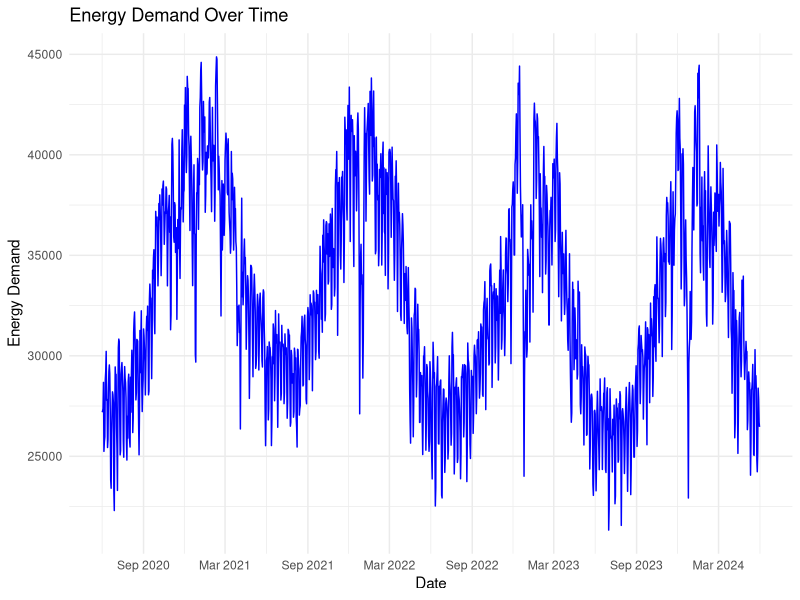
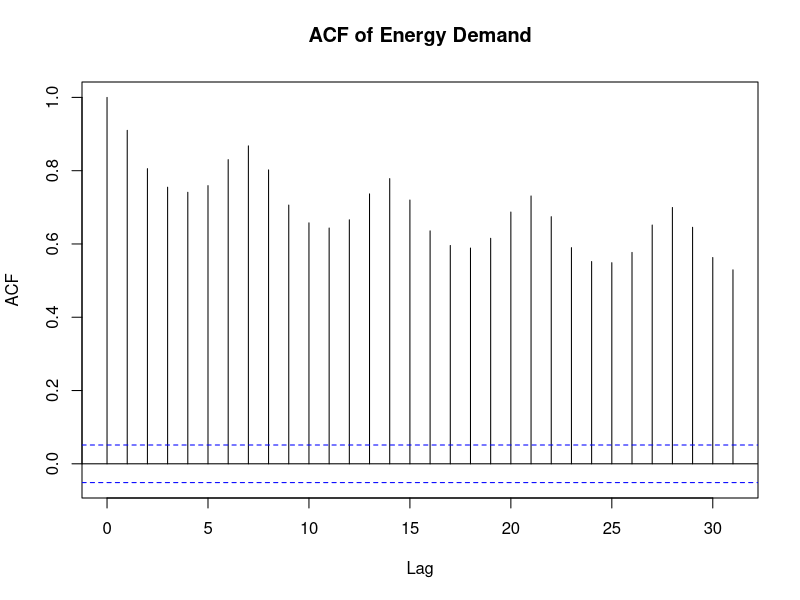
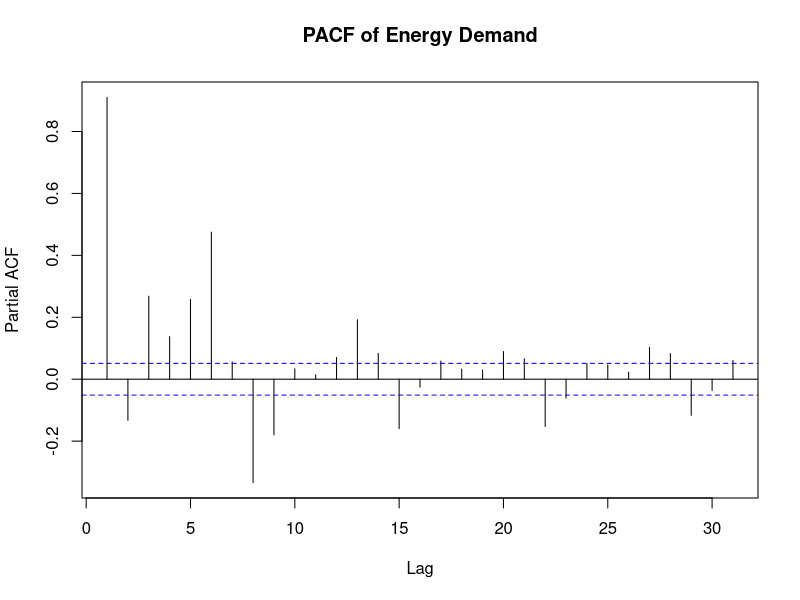
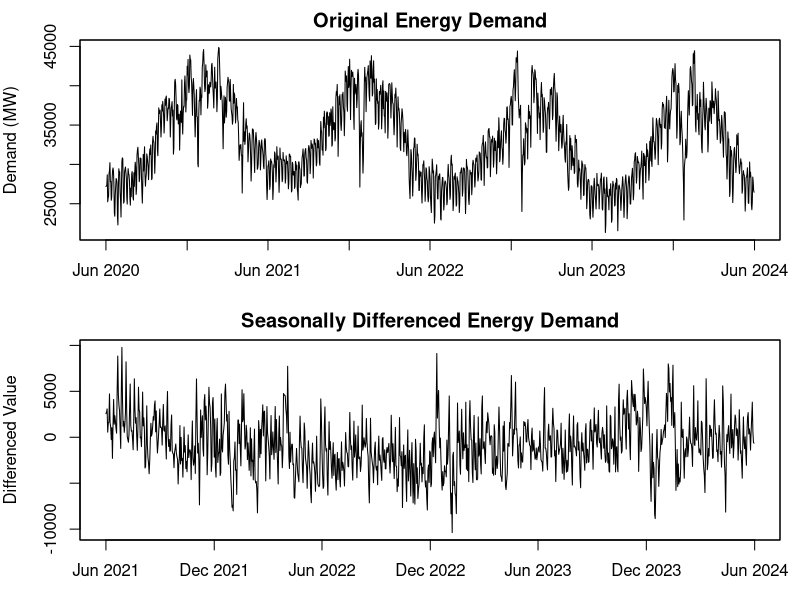
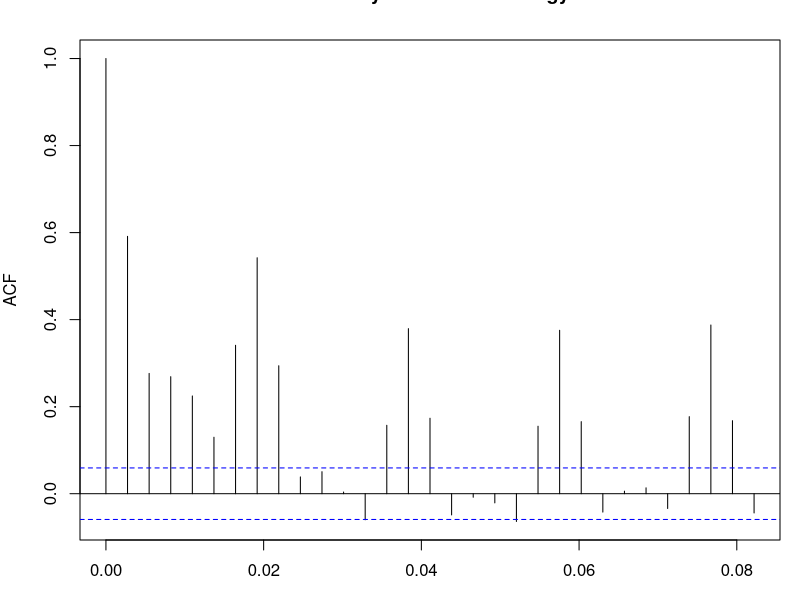
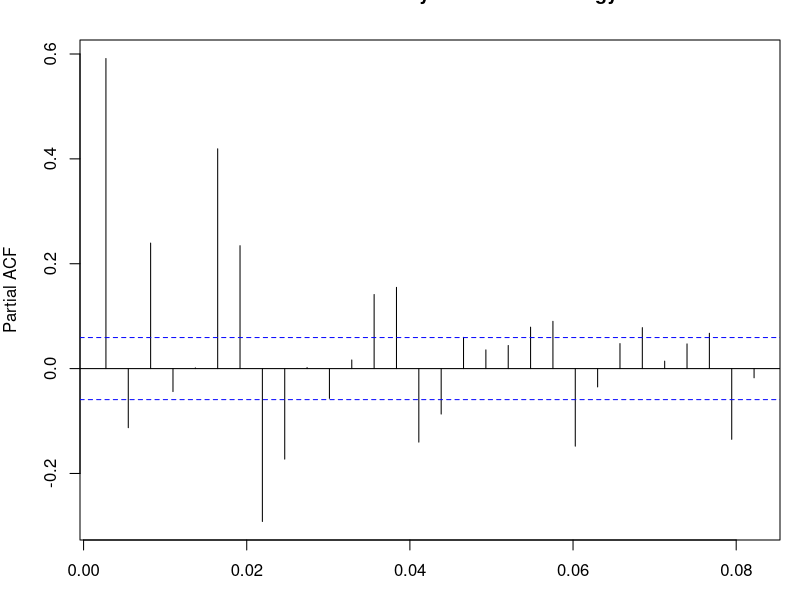
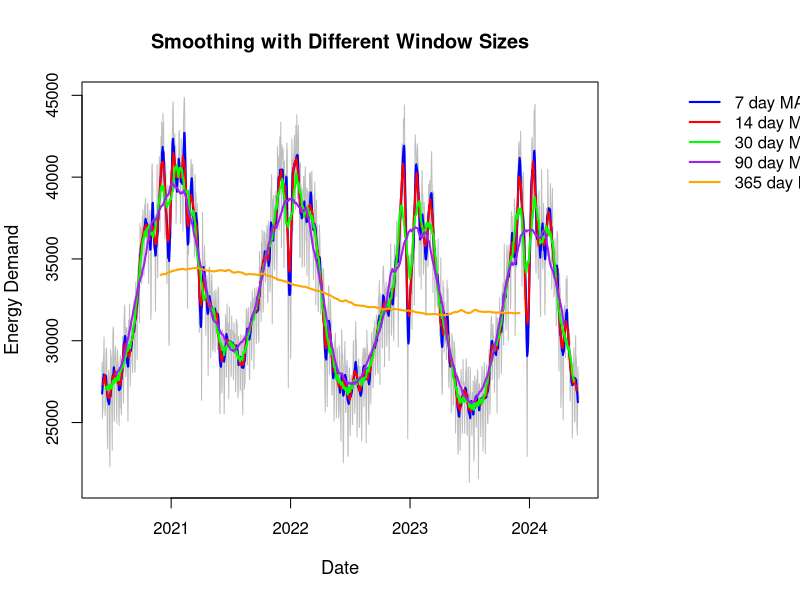
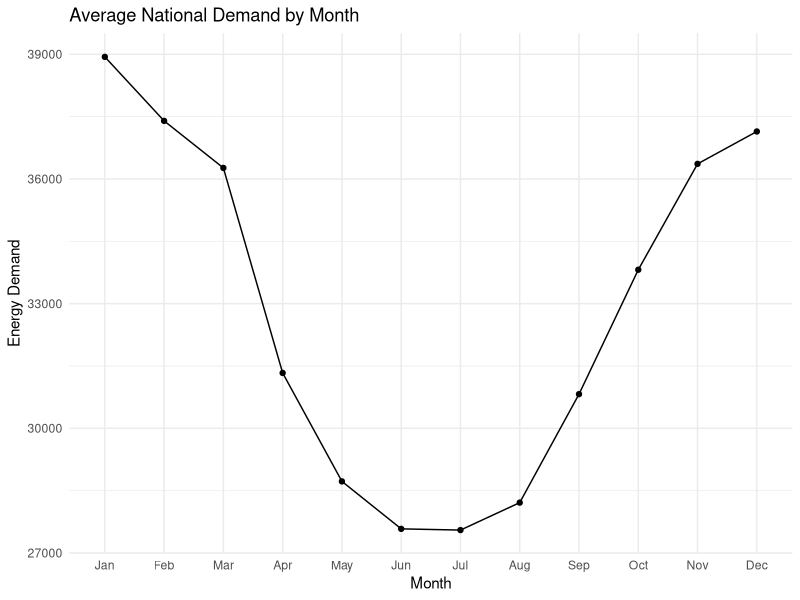

Write R code to recreate these figures, in order.
## ---- chunk 1
knitr::opts_chunk$set(echo = TRUE)
## ---- chunk 2

library(ggplot2)
library(tseries)
library(zoo)
library(forecast)
library(lubridate)

## ---- chunk 3

data <- read.csv("energy_demand_uk.csv")

data$date <- as.Date(data$date, format="%Y-%m-%d")

data$year <- year(data$date)
data$month <- month(data$date, label=TRUE)
data$day_of_week <- wday(data$date, label=TRUE)

head(data)
summary(data)

## ---- chunk 4

ggplot(data, aes(x = date, y = national_demand)) +
  geom_line(color = "blue") +
  labs(title = "Energy Demand Over Time", x = "Date", y = "Energy Demand") + 
  theme_minimal() +
  scale_x_date(date_breaks = "6 months", date_labels = "%b %Y")

## ---- chunk 5
adf_test <- adf.test(data$national_demand)
print(adf_test)
## ---- chunk 6
acf(data$national_demand, main = "ACF of Energy Demand")
## ---- chunk 7
pacf(data$national_demand, main = "PACF of Energy Demand")
## ---- chunk 8
ts_data <- ts(data$national_demand, start = c(2020, 6), frequency = 365)
seasonal_diff <- diff(ts_data, lag = 365)
seasonal_diff_ts <- ts(seasonal_diff, start = c(2021, 6), frequency = 365)

start_date <- as.Date("2020-06-01")
dates_original <- seq(start_date, by = "day", length.out = length(ts_data))
dates_diff <- seq(start_date + 365, by = "day", length.out = length(seasonal_diff_ts))


z_data <- zoo(coredata(ts_data), dates_original)
z_diff <- zoo(coredata(seasonal_diff_ts), dates_diff)


par(mfrow = c(2, 1), mar = c(3, 4, 2, 1))


plot(z_data, main = "Original Energy Demand", ylab = "Demand (MW)", 
     xaxt = "n", xlab = "")
axis.Date(1, at = seq(as.Date("2020-06-01"), as.Date("2024-06-01"), 
          by = "6 months"), format = "%b %Y", las = 1)

plot(z_diff, main = "Seasonally Differenced Energy Demand", 
     ylab = "Differenced Value", xaxt = "n", xlab = "")
axis.Date(1, at = seq(as.Date("2021-06-01"), as.Date("2024-06-01"), 
          by = "6 months"), format = "%b %Y", las = 1)

mtext("Time", side = 1, line = 3.5, outer = TRUE)
par(mfrow = c(1, 1))
## ---- chunk 9
adf_diff <- adf.test(seasonal_diff)
print(adf_diff)
## ---- chunk 10
acf(seasonal_diff, main = "ACF of Seasonally Differenced Energy Demand")
## ---- chunk 11
pacf(seasonal_diff, main = "PACF of Seasonally Differenced Energy")
## ---- chunk 12
windows <- c(7, 14, 30, 90, 365)
colors <- c("blue", "red", "green", "purple", "orange")

par(mar = c(5, 4, 4, 10) + 0.1)  


plot(data$date, data$national_demand, type = "l", col = "gray", lwd = 1, 
     main = "Smoothing with Different Window Sizes", 
     xlab = "Date", ylab = "Energy Demand", 
     cex.main = 1.2, cex.lab = 1.1, cex.axis = 1.0)


for (i in 1:length(windows)) {
  ma <- rollmean(data$national_demand, k = windows[i], fill = NA, align = "center")
  lines(data$date, ma, col = colors[i], lwd = 2)
}


par(xpd = TRUE) 
legend("topright", inset = c(-0.45, 0), legend = paste(windows, "day MA"), 
       col = colors, lwd = 2, bty = "n", cex = 1.0)
par(xpd = FALSE)

## ---- chunk 13
monthly_avg <- aggregate(national_demand ~ month, data, mean)

ggplot(monthly_avg, aes(x = month, y = national_demand, group = 1)) +
  geom_line() +
  geom_point() +
  labs(title = "Average National Demand by Month", x = "Month", y = "Energy Demand") +
  theme_minimal()
## ---- chunk 14
ts_decomp <- stl(ts_data, s.window = "periodic")
plot(ts_decomp)
## ---- chunk 15
spectrum_result <- spectrum(data$national_demand, span = 85)
dominant_freq <- spectrum_result$freq[which.max(spectrum_result$spec)]


cat("Dominant frequency:", dominant_freq, "\n")
cat("Corresponding period (days):", 1 / dominant_freq, "\n")
## ---- chunk 16
ggplot(data, aes(x = month, y = national_demand, color = factor(year), group = year)) +
  stat_summary(fun = mean, geom = "line") +
  labs(title = "Monthly Patterns by Year", x = "Month", y = "Energy Demand", color = "Year") +
  theme_minimal()
